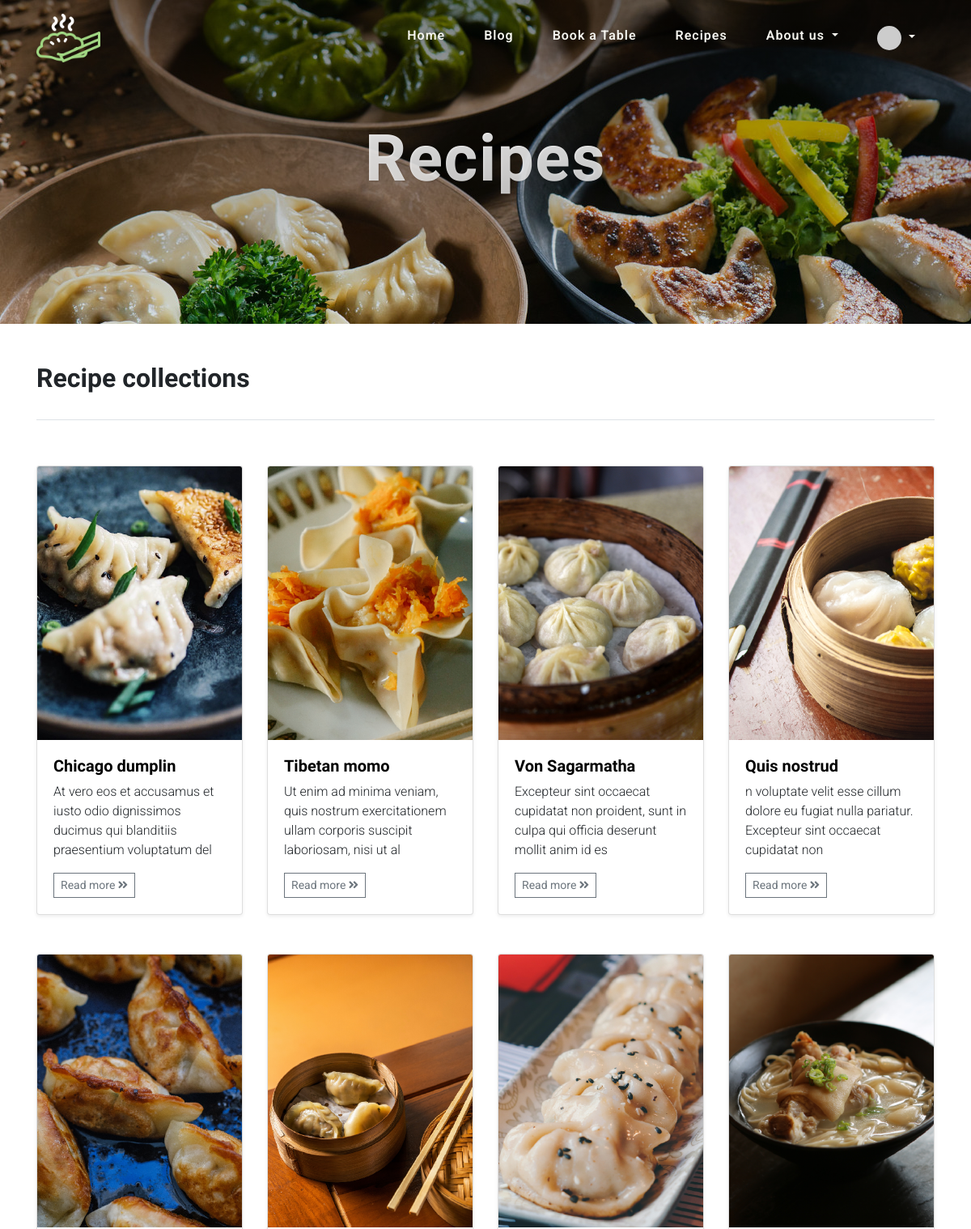
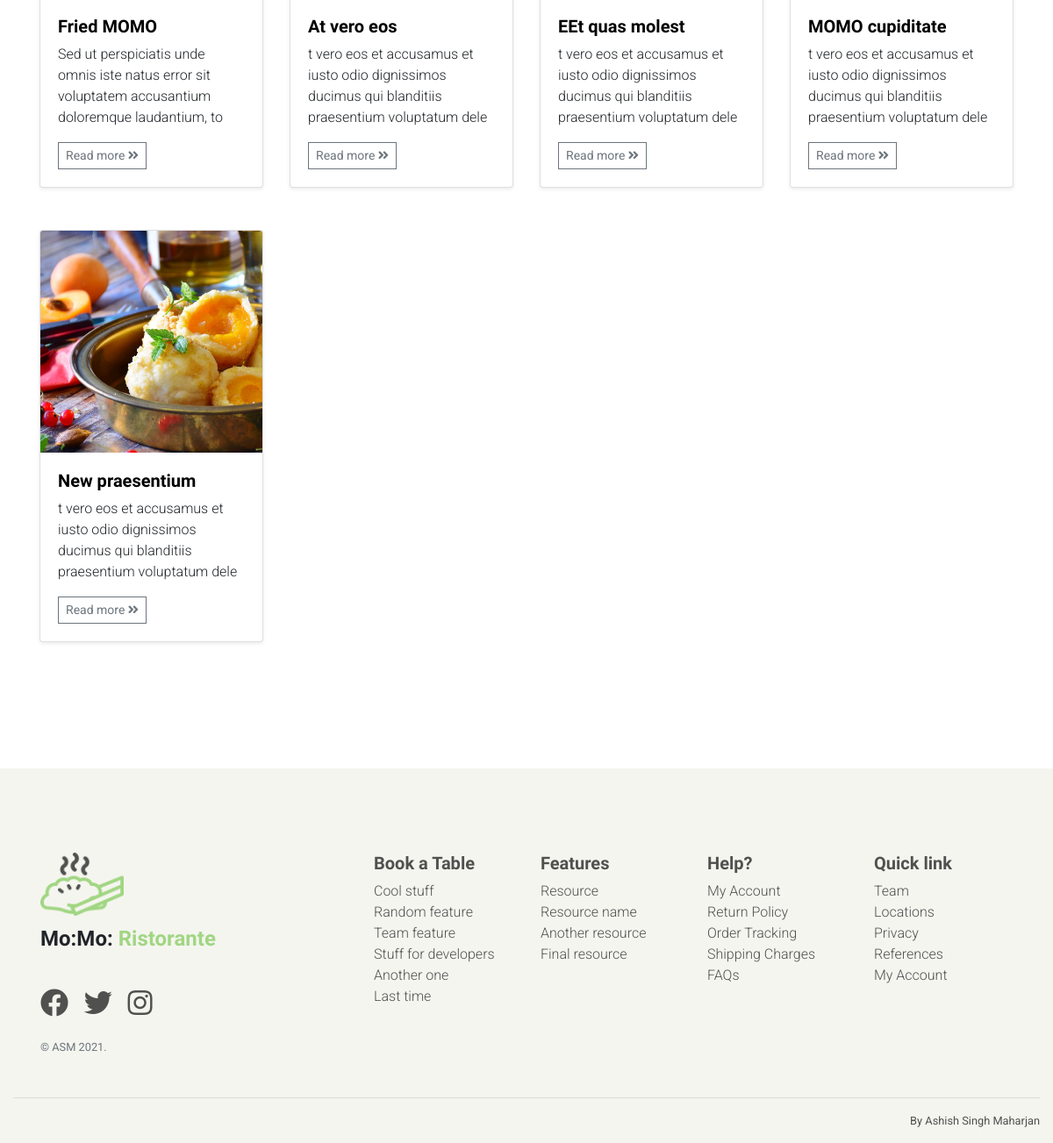
/recipe/ (signed in), run on the app's committed database (2 pictures, top to bottom).
### recipes/models.py (models this page shows, shortened)
class Recipe(Authorable, Titleable, TimeStampedModel):
    CATEGORY = (
        ('WS', 'Western'),
        ('TB', 'Tibetan'),
        ('NP', 'Nepalese')
    )
    id = models.UUIDField(primary_key=True, default=uuid.uuid4, editable=False)
    excerpt = models.TextField(max_length=200, blank=True)
    content = models.TextField(blank=True)
    image = models.ImageField(upload_to='', default='default.png', blank=True)
    image_url = models.CharField(max_length=200, blank=True)

### recipes/views.py (the view)
# urls.py: path('', RecipeListView.as_view(), name='recipe_list'),
class RecipeListView(ListView):
    model = Recipe
    template_name = 'recipes/list.html'
    context_object_name = 'posts'

### recipes/templates/recipes/list.html (shortened to what this page needs)
{% extends 'base.html' %}
{% load static %}
{% block content %}
<header class="master-head common-master-head">
    <div class="container d-flex h-100 align-items-center">
        <div class="mx-auto text-center">
            <h1 class="site">Recipes</h1>
        </div>
    </div>
</header>
<section class="container common-container py-5">
    <h2 class="heading">Recipe collections</h2>
    <div class="row g-5 py-5">
        {% for post in posts %}
        <div class="col-3">
            <div class="card shadow-sm">
                <img alt="{{ blog_post.title }}"
                     class="card-img-top"
                     src="{% static '/images/' %}{{ post.image_url }}">
                <div class="card-body">
                    <h5>
                        <a href="{% url 'website:recipe_detail' post.id %}">
                            {{ post.title|slice:":15" }}
                        </a>
                    </h5>
                    <p class="card-text">
                        {{ post.excerpt|slice:":100" }}
                    </p>
                    <div class="d-flex justify-content-between align-items-center">
                        <div class="btn-group">
                            <a class="btn btn-sm btn-outline-secondary"
                               href="{% url 'website:recipe_detail' post.id %}">
                                Read more <i class="fas fa-angle-double-right"></i>
                            </a>
                        </div>
                    </div>
                </div>
            </div>
        </div>
        {% empty %}
        <p>No record found.</p>
        {% endfor %}
    </div>
</section>
{% endblock %}

### static/css/main.css (style rules this page uses)
html { scroll-behavior: smooth; }
html, body { font-family: "Roboto", serif; font-weight: 300; height: 100%; }
h1, h2, h3, h4, h5, h6 { font-family: "Cardo", serif; font-weight: 700; }

### website/static/website/css/style.css (style rules this page uses)
.btn { border-radius: 0; border-color: none; }
.master-head { position: relative; height: auto; min-height: 35rem; padding: 15rem 0; width: 100%; background-position: center; background-repeat: no-repeat; background-attachment: scroll; }
.master-head h1 { font-size: 2rem; line-height: 2rem; letter-spacing: 0.1rem; }
.master-head h1, .master-head h2 { background: -webkit-linear-gradient(white, rgba(255, 255, 255, 0.8)); -webkit-text-fill-color: transparent; -webkit-background-clip: text; text-shadow: 1px 1px 2px rgba(0, 0, 0, 0.1); }
@media (min-width: 768px) { .master-head h1 { font-size: 4rem; line-height: 7rem; } }
@media (min-width: 992px) { .master-head { height: 100vh; padding: 0; } }
@media (min-width: 992px) { .master-head h1 { font-size: 5rem; line-height: 5rem; letter-spacing: 0.1rem; } }
.common-master-head { min-height: 400px; }
.common-container h5 a { color: #000; }
.common-container .heading { padding-bottom: 2rem; border-bottom: 1px solid #dee2e6 !important; }
@media (min-width: 992px) { .common-master-head { height: 400px; } }
@media (min-width: 992px) { .common-master-head h1 { line-height: 8rem; } }

### recipes/templates/recipes/list.html (style rules this page uses)
.common-master-head { background: linear-gradient(rgba(0, 0, 0, 0.5), rgba(0, 0, 0, 0.1)), url("/static/images/background5.jpg"); background-position: center; background-repeat: no-repeat; background-attachment: scroll; background-size: cover; }
.card { margin-bottom: 3rem; }

### data on the page
Recipe: image_url (picture), title "Chicago dumplin", excerpt "At vero eos et accusamus et iusto odio dignissimos ducimus qui blanditiis praesentium voluptatum del"
Recipe: image_url (picture), title "Tibetan momo", excerpt "Ut enim ad minima veniam, quis nostrum exercitationem ullam corporis suscipit laboriosam, nisi ut al"
Recipe: image_url (picture), title "Von Sagarmatha", excerpt "Excepteur sint occaecat cupidatat non proident, sunt in culpa qui officia deserunt mollit anim id es"
Recipe: image_url (picture), title "Quis nostrud", excerpt "n voluptate velit esse cillum dolore eu fugiat nulla pariatur. Excepteur sint occaecat cupidatat non"
Recipe: image_url (picture), title "Fried MOMO", excerpt "Sed ut perspiciatis unde omnis iste natus error sit voluptatem accusantium doloremque laudantium, to"
Recipe: image_url (picture), title "At vero eos", excerpt "t vero eos et accusamus et iusto odio dignissimos ducimus qui blanditiis praesentium voluptatum dele"
Recipe: image_url (picture), title "EEt quas molest", excerpt "t vero eos et accusamus et iusto odio dignissimos ducimus qui blanditiis praesentium voluptatum dele"
Recipe: image_url (picture), title "MOMO cupiditate", excerpt "t vero eos et accusamus et iusto odio dignissimos ducimus qui blanditiis praesentium voluptatum dele"
Recipe: image_url (picture), title "New praesentium", excerpt "t vero eos et accusamus et iusto odio dignissimos ducimus qui blanditiis praesentium voluptatum dele"
